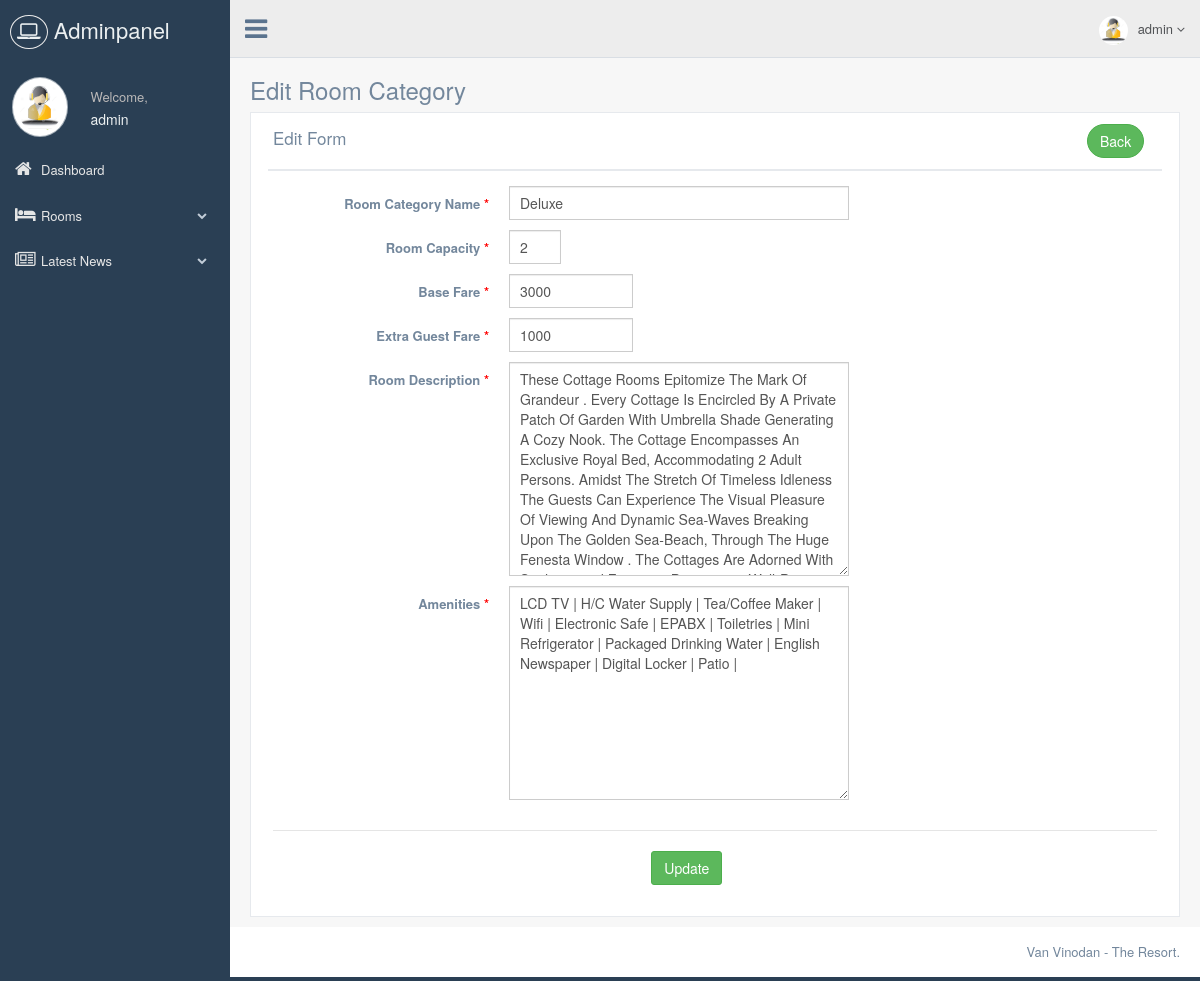
Before: /adminpanel/rooms-category/edit.php?id=1 (signed in) with the older database file.
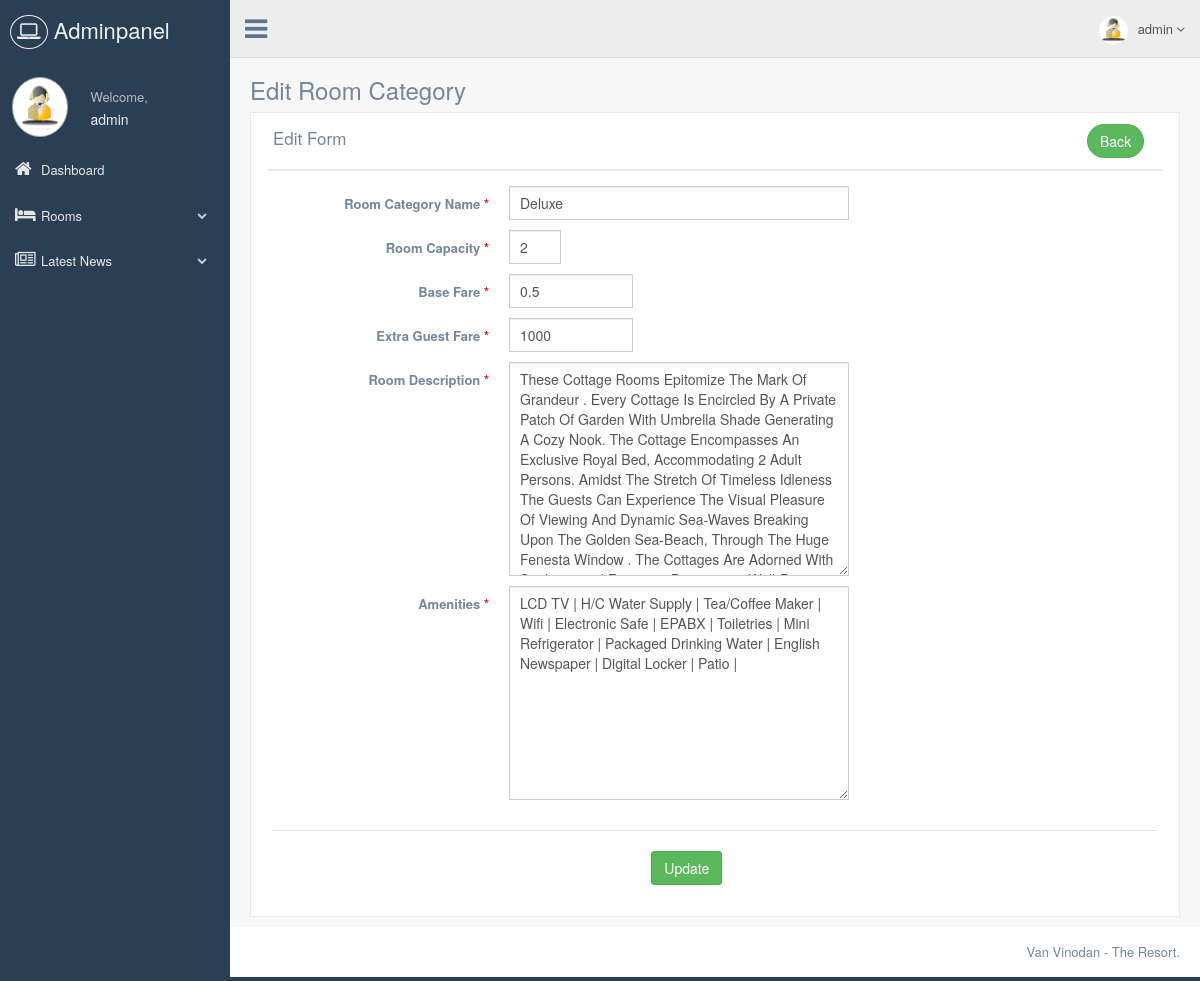
After: the same page with the newer database file.
### tables this page shows
CREATE TABLE `tbl_rooms_category` (
  `R_Category_Id` tinyint(4) NOT NULL,
  `R_Category_Name` varchar(75) NOT NULL,
  `R_Capacity` tinyint(4) NOT NULL,
  `Base_Fare` float NOT NULL,
  `Extra_Guest_Fare` float NOT NULL,
  `Room_Info` text NOT NULL,
  `Amenities` text NOT NULL
);

### libraries/classes/DBConn.php (called while the page is built, shortened)
<?php
class DBConn  extends Conn {
	 function ExecuteQuery($userQuery)
	{
		$result= mysql_query($userQuery);
                $num_fields = mysql_num_fields($result);
				$obj = array();
				$x=1;
				while($row=mysql_fetch_array($result)){
				  for($j=0;$j<$num_fields;$j++){
					 $name = mysql_field_name($result, $j);
					 $obj[$x][$name]=$row[$name];
					}
					$x++;
					}
     return $obj;
	}
}
?>

### adminpanel/rooms-category/edit.php (the view, shortened to what this page needs)
<?php
require_once(PATH_LIBRARIES.'/classes/DBConn.php');
require_once(PATH_ADMIN_INCLUDE.'/header.php');
$db = new DBConn();
$getCategory=$db->ExecuteQuery("SELECT R_Category_Name, R_Capacity, Base_Fare, Extra_Guest_Fare, Room_Info, Amenities FROM tbl_rooms_category WHERE R_Category_Id=".$_REQUEST['id']);
?>
<div>
  <div class="page-title">
    <div class="title_left">
      <h3>Edit Room Category</h3>
    </div>
  </div>
  <div class="clearfix"></div>
  <div class="row">
    <div class="col-md-12 col-sm-12 col-xs-12">
      <div class="x_panel">
        <div class="x_title">
          <h2>Edit Form </h2>
          <ul class="nav navbar-right panel_toolbox">
             <li><button class="btn btn-round btn-success" onclick="window.history.back();">Back</button></li>
          </ul>
          <div class="clearfix"></div>
        </div>
        <div class="x_content">
          <form class="form-horizontal form-label-left" action="" method="post" id="roomCatform">
            <div class="col-sm-12">
              <div>
                <div class="item form-group">
                  <label class="control-label col-md-3 col-sm-3 col-xs-12" for="rcatname">Room Category Name <span class="required">*</span> </label>
                  <div class="col-md-5 col-sm-5 col-xs-12">
                    <input type="text" id="rcatname" name="rcatname" required class="form-control col-md-7 col-xs-12 " placeholder="Standard, Deluxe,..etc." value="<?php echo $getCategory[1]['R_Category_Name']; ?>">
                  </div>
                </div>
                <div class="item form-group">
                  <label class="control-label col-md-3 col-sm-3 col-xs-12" for="capacity">Room Capacity <span class="required">*</span> </label>
                  <div class="col-md-1 col-sm-1 col-xs-12">
                    <input type="text" id="capacity" name="capacity" required class="form-control col-md-7 col-xs-12 " placeholder="Ex: 2" value="<?php echo $getCategory[1]['R_Capacity']; ?>">
                  </div>
                </div>
                <div class="item form-group">
                  <label class="control-label col-md-3 col-sm-3 col-xs-12" for="basefare">Base Fare <span class="required">*</span> </label>
                  <div class="col-md-2 col-sm-2 col-xs-12">
                    <input type="text" id="basefare" name="basefare" required class="form-control col-md-7 col-xs-12 " placeholder="Rs." value="<?php echo $getCategory[1]['Base_Fare']; ?>">
                  </div>
                </div>
                <div class="item form-group">
                  <label class="control-label col-md-3 col-sm-3 col-xs-12" for="extraguestfare">Extra Guest Fare <span class="required">*</span> </label>
                  <div class="col-md-2 col-sm-2 col-xs-12">
                    <input type="text" id="extraguestfare" name="extraguestfare" required class="form-control col-md-7 col-xs-12 " placeholder="Rs." value="<?php echo $getCategory[1]['Extra_Guest_Fare']; ?>">
                  </div>
                </div>
                <div class="item form-group">
                  <label class="control-label col-md-3 col-sm-3 col-xs-12" for="desc">Room Description <span class="required">*</span></label>
                  <div class="col-md-5 col-sm-5 col-xs-12">
                    <textarea id="desc" name="desc" required class="form-control col-md-7 col-xs-12 " placeholder="Write Here Something About Room... "  rows="10"><?php echo $getCategory[1]['Room_Info']; ?></textarea>
                  </div>
                </div>
                <div class="item form-group">
                  <label class="control-label col-md-3 col-sm-3 col-xs-12" for="amenities">Amenities <span class="required">*</span></label>
                  <div class="col-md-5 col-sm-5 col-xs-12">
                    <textarea id="amenities" name="amenities" required class="form-control col-md-7 col-xs-12 " placeholder="Ex: 3 LCD TV | H/C Water Supply | Tea/Coffee Maker | WIFI | Electronic Safe | EPABX | Toiletries...etc "  rows="10"><?php echo $getCategory[1]['Amenities']; ?></textarea>
                  </div>
                </div>
              </div>
            </div>
            <div class="ln_solid"></div>
            <div class="form-group">
              <div class="col-md-6 col-md-offset-5">
                <button id="update" type="button" class="btn btn-success">Update</button>
              </div>
            </div>
          </form>
            </div>
        </div>
      </div>
    </div>
  </div>
<?php
require_once(PATH_ADMIN_INCLUDE.'/footer.php');
?>

Changed rows visible on the page:
changed tbl_rooms_category "Deluxe": basefare "3000" → "0.5"
